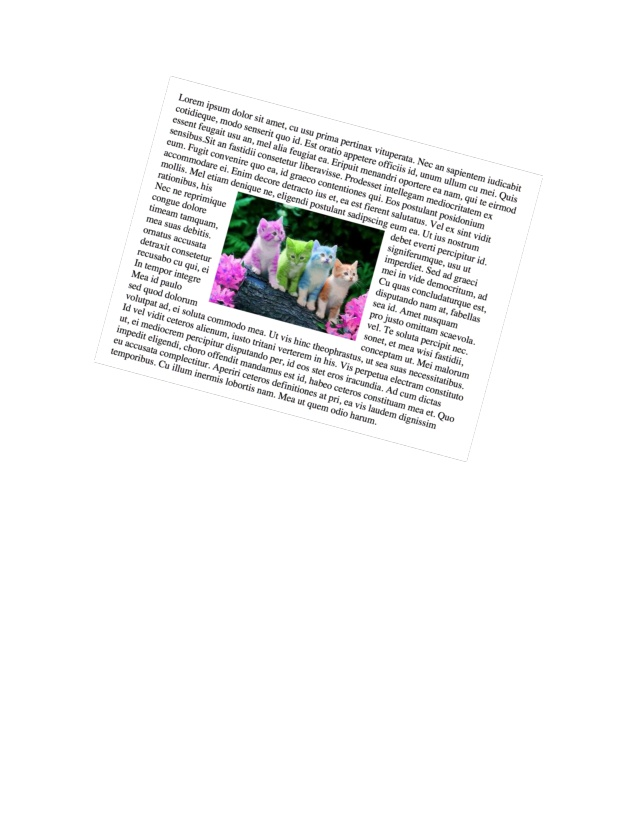
#> input picture tests/cvtests/hello.jpg, 638 x 825 px
$ python -i skew.py   (imports and definitions only)
#> lines starting #> are read from the running program, lines starting #| are printed output that depends on the picture; after the words box and inside, x2 and y2 are one past the last pixel; in counts of white or black regions, pixels touching at a corner belong together
import numpy as np
import cv2

# rotate an image by a given angle
def rotate(img, angle):
	""" Given an image and angle, returns a rotated copy of the image """
	height = img.shape[0]
	width = img.shape[1]
	rotmat = cv2.getRotationMatrix2D((width/2, height/2), angle, 1)
	return cv2.warpAffine(img, rotmat, (width, height), borderMode=cv2.BORDER_CONSTANT, borderValue = (255, 255, 255))

# get the sum of the values of a row
def horizontal_sums(img):
	""" Return list of sums of pixel values across regularly spaced rows """
	height, width = img.shape


	sums=np.sum(img, axis=1)
	return sums

def straighten(img0):
	""" Find rotation angle that maximizes variation of row sums, and returns image rotated at that angle """
	img = np.copy(img0)

	if len(img.shape) > 2:
		img = cv2.cvtColor(img, cv2.COLOR_RGB2GRAY)

	# Threshold and remove noise
	img = cv2.adaptiveThreshold(img,255,cv2.ADAPTIVE_THRESH_GAUSSIAN_C,cv2.THRESH_BINARY, 11, 10)
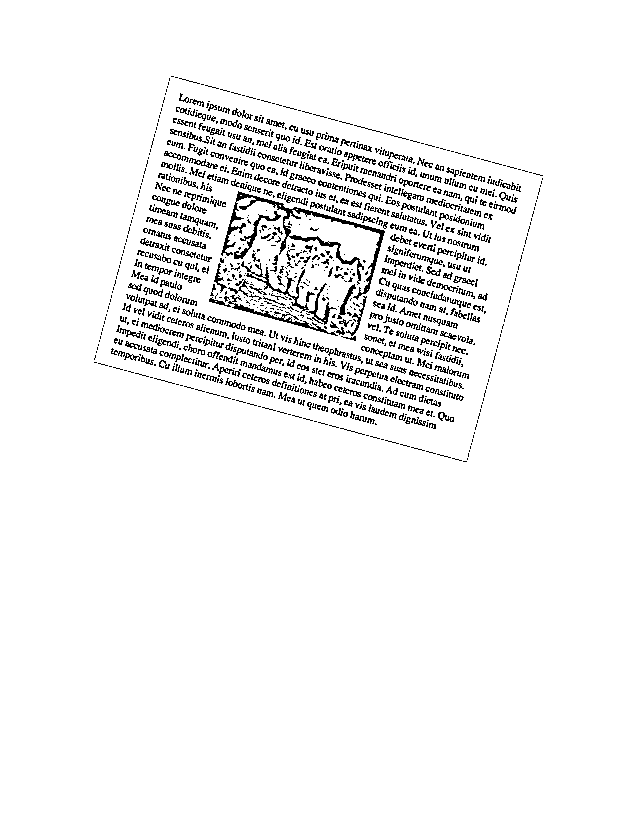
#> img: shape (825, 638); 95.2% white; black in thin lines or dots, all inside (x1, y1, x2, y2) = (94, 76, 543, 462)
	kernel = np.uint8(np.ones((2,2)))
	img = cv2.dilate(img, kernel, iterations=1)
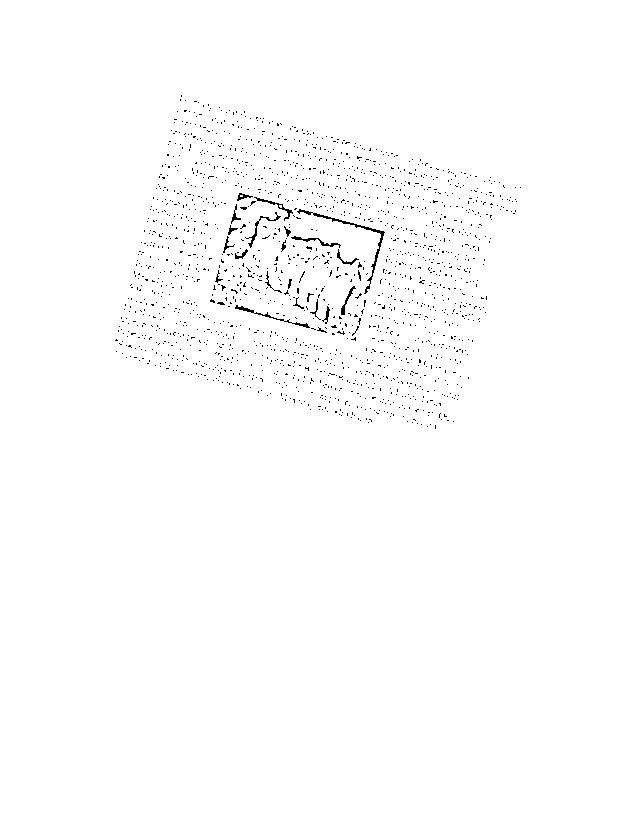
#> img: shape (825, 638); 99.1% white; black in thin lines or dots, all inside (x1, y1, x2, y2) = (115, 95, 521, 429)
	img = cv2.erode(img, kernel, iterations=1)
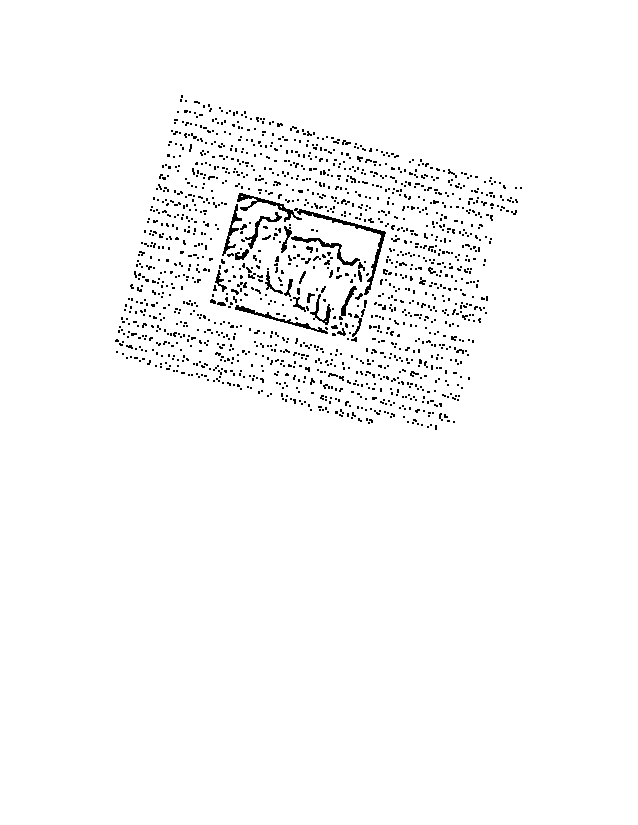
#> img: shape (825, 638); 97.6% white; black in thin lines or dots, all inside (x1, y1, x2, y2) = (115, 95, 522, 430)

	img = np.uint8(img)

	variances = {}

	# this can be done recurisively, and to greater precision
	# but this works for now
	for x in range(-90, 90, 10):
		variances[np.var(horizontal_sums(rotate(img, x)))] = x
	angle = variances[max(variances.keys())]
	for i in range(angle-10, angle+10):
		variances[np.var(horizontal_sums(rotate(img, i)))] = i
	angle = variances[max(variances.keys())]
	return (rotate(img0, angle), angle)
#> in rotate (call 39), `return cv2.warpAffine(img, rotmat, (width, height), borderMode=cv2.BOR..`:
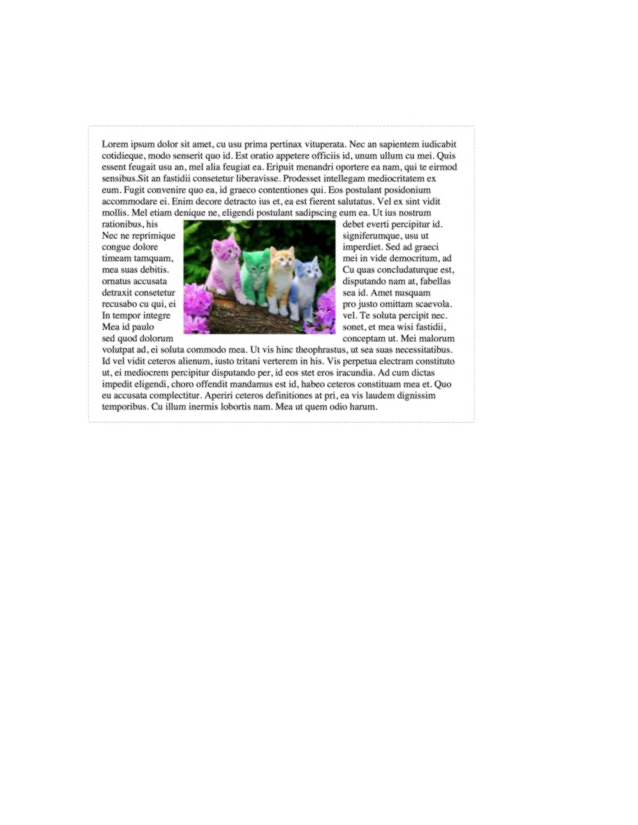
#> returned value: shape (825, 638, 3); mean of channels 0, 1, 2 244, 243.9, 244.1; drawn as B, G, R

>>> import cv2
>>> picture = cv2.cvtColor(cv2.imread('hello.jpg'), cv2.COLOR_BGR2RGB)
>>> result = straighten(picture)
